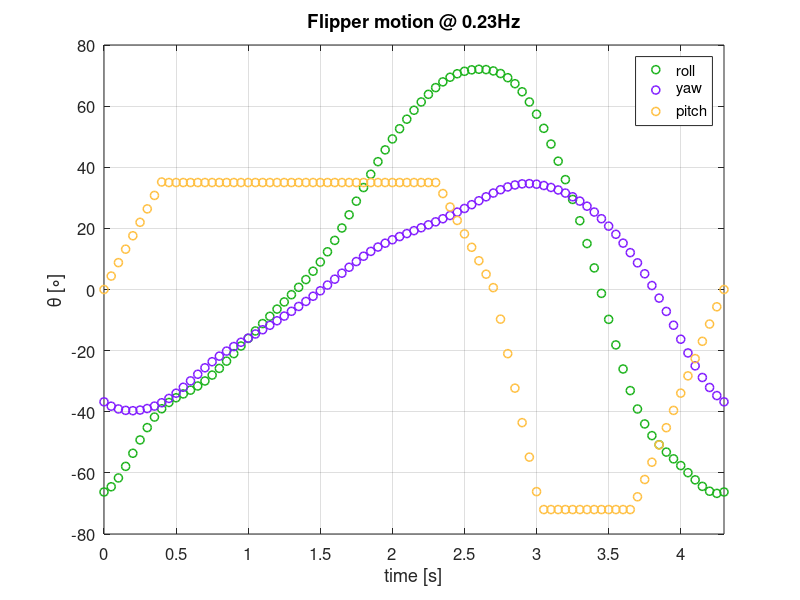

MATLAB code to generate this figure:
%%% The paper: https://www.nature.com/articles/s41598-023-37904-5?fromPaywallRec=false
%%% Code source: https://static-content.springer.com/esm/art%3A10.1038%2Fs41598-023-37904-5/MediaObjects/41598_2023_37904_MOESM1_ESM.pdf
% time only defined from 0 to 8.6 seconds. Function output is in degrees 

% one entire flipper cycle takes 4.3 seconds
interval=0.05; 
t=0:interval:4.3-interval;

%% Compute Roll (entire flipper, up down)
% Constant values solved from non-linear least squares for roll axis
a0r = 3.278;    a1r = -60.12;   b1r = -19.3;
a2r = -5.566;   b2r = 15.64;
a3r = -0.08129; b3r = 3.339;
a4r = 0.4491;   b4r = -0.3352;
a5r = -1.401;   b5r = -0.1525;
a6r = -1.423;   b6r = -0.6598;
a7r = -0.8562;  b7r = -0.2633;
a8r = -0.5337;  b8r = 0.09667;
wr = 1.461;

% Function for roll axis
roll = a0r + a1r*cos(t*wr) + b1r*sin(t*wr) + ...
       a2r*cos(2*t*wr) + b2r*sin(2*t*wr) + ...
       a3r*cos(3*t*wr) + b3r*sin(3*t*wr) + ...
       a4r*cos(4*t*wr) + b4r*sin(4*t*wr) + ...
       a5r*cos(5*t*wr) + b5r*sin(5*t*wr) + ...
       a6r*cos(6*t*wr) + b6r*sin(6*t*wr) + ...
       a7r*cos(7*t*wr) + b7r*sin(7*t*wr) + ...
       a8r*cos(8*t*wr) + b8r*sin(8*t*wr);

%% Compute Yaw (left, right)
% Constant values solved from non-linear least squares for yaw axis
a0y = 0.8961;   a1y = -25.16;   b1y = -22.35;
a2y = -8.635;   b2y = -2.142;
a3y = -2.605;   b3y = 0.2852;
a4y = -0.9021;  b4y = -0.8331;
a5y = -0.1804;  b5y = 0.4037;
a6y = -0.01423; b6y = 0.1734;
a7y = -0.06358; b7y = 0.1808;
a8y = -0.0916;  b8y = 0.1716;
wy = 1.461;

% Function for yaw axis
yaw = a0y + a1y*cos(t*wy) + b1y*sin(t*wy) + ...
      a2y*cos(2*t*wy) + b2y*sin(2*t*wy) + ...
      a3y*cos(3*t*wy) + b3y*sin(3*t*wy) + ...
      a4y*cos(4*t*wy) + b4y*sin(4*t*wy) + ...
      a5y*cos(5*t*wy) + b5y*sin(5*t*wy) + ...
      a6y*cos(6*t*wy) + b6y*sin(6*t*wy) + ...
      a7y*cos(7*t*wy) + b7y*sin(7*t*wy) + ...
      a8y*cos(8*t*wy) + b8y*sin(8*t*wy);

%% Compute Pitch (aka Flipper's own axis, roll)
% is mostly time based so piecewise
% split into the 5 identified "stages" of one flipper stroke
% 1. Recovery Stroke one, RS1
% 2. Upstroke, US
% 3. Recover Stroke two, RS2
% 4. Downstroke, DS
% 5. Sweep stroke, SS

% Time intervals
t1 = 0:interval:0.4;
t2 = 0.4+interval:interval:2.3;
t3 = 2.3+interval:interval:2.7;
t4 = 2.7+interval:interval:3;
t5 = 3+interval:interval:3.65;
t6 = 3.65+interval:interval:4.3-interval;

% Flipper twist/pitch piecewise function
theta1 = (17500/199)*t1;
theta2 = ones(size(t2))*35;
theta3 = -(17500/199)*t3 + (94745/398);
theta4 = -225.705*t4 + 610.984;
theta5 = ones(size(t5))*-72;
theta6 = (72000/637)*t6 - (309600/637);

% Combine time and pitch values
t = [t1, t2, t3, t4, t5, t6];
pitch = [theta1, theta2, theta3, theta4, theta5, theta6];

%% Plot
plot([t, t+4.3], [roll, roll], 'o', 'Color', [0.1, 0.7, 0.1], 'LineWidth', 1.1)
hold on
plot([t, t+4.3], [yaw, yaw], 'o', 'Color', [0.5, 0.1, 1], 'LineWidth', 1.1)
plot([t, t+4.3], [pitch, pitch], 'o', 'Color', [1, 0.75, 0.25], 'LineWidth', 1.1)
grid on
title('Flipper motion @ 0.23Hz')
xlabel('time [s]')
ylabel('\theta [\circ]')
legend('roll', 'yaw', 'pitch')
xlim([0 4.3])
ylim([-80 80])
set(gca, 'FontSize', 12)
xticks(0:0.5:8.5)
yticks(-80:20:80)
hold off

%% Map angles to the bounds of a servo (0-180 degrees)
roll_min = min(roll);
roll_max = max(roll);
roll_range = abs(roll_min - roll_max); % 138.7 degrees
roll_mapped = (roll - roll_min) .* 180.0 ./ (roll_range);

pitch_min = min(pitch);
pitch_max = max(pitch);
pitch_range = abs(pitch_min - pitch_max); % 107.1 degrees
pitch_mapped = (pitch - pitch_min) .* 180.0 ./ (pitch_range);

yaw_min = min(yaw);
yaw_max = max(yaw);
yaw_range = abs(yaw_min - yaw_max); % 74.2 degrees
yaw_mapped = (yaw - yaw_min) .* 180.0 ./ (yaw_range);
